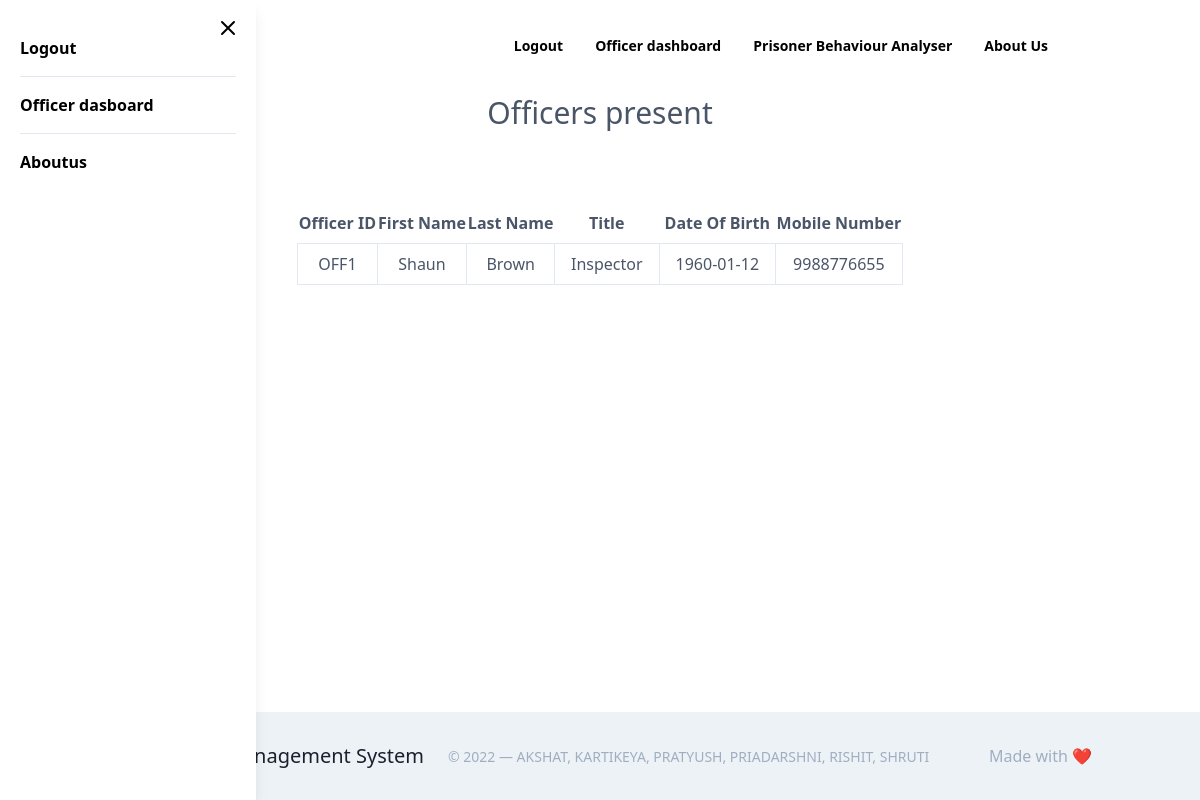
Page /officer_view.php (signed in) on the committed database.
### tables this page shows
CREATE TABLE Officer_phone(
	Officer_phone varchar(10) not null,
    Officer_id int(11)  not null    
);

CREATE TABLE Officer(
	Officer_id int(11) not null AUTO_INCREMENT PRIMARY KEY,
    Officer_uname tinytext not null,
    Officer_pwd longtext not null,
    First_name varchar(25) not null,
    Last_name varchar(25) not null,
    Title varchar(25) not null,
    Date_of_birth date not null
);

### officer_view.php (the view, shortened to what this page needs)
<?php
    require 'header.php';
    $sql="SELECT O.Officer_id,O.First_name,O.Last_name,O.Title,O.Date_of_birth,OP.Officer_phone FROM
    Officer as O INNER JOIN  Officer_phone as OP ON O.Officer_id=OP.Officer_id;";
    $result=mysqli_query($conn,$sql);
    $resultCheck=mysqli_num_rows($result);
    if($resultCheck  > 0){?>
  <section class="text-gray-700 body-font relative">
  <h1 class="text-3xl text-center">
            Officers present
        </h1>
    <div class="container text-center px-5 my-5 mx-auto">
        <div class="flex items-center justify-center bg-gray-50 pt-12 pb-56 px-3 sm:px-6 lg:px-8">
        <table class="table-fixed">
            <thead>
              <tr>
                <th class="w-1/8 px-7 py-2">Officer ID</th>
                <th class="w-1/8 px-7 py-2">First Name</th>
                <th class="w-1/8 px-7 py-2">Last Name</th>
                <th class="w-1/8 px-7 py-2">Title</th>
                <th class="w-1/8 px-7 py-2">Date Of Birth</th>
                <th class="w-1/8 px-7 py-2">Mobile Number</th>
              </tr>
            </thead>
            <tbody>
        <?php
         while($row=mysqli_fetch_assoc($result)){ ?>
              <tr>
                <td class="border px-4 py-2"><?php echo"OFF".$row['Officer_id']."<br>";?></td>
                <td class="border px-4 py-2"><?php echo$row['First_name']."<br>";?></td>
                <td class="border px-4 py-2"><?php echo$row['Last_name']."<br>";?></td>
                <td class="border px-4 py-2"><?php echo$row['Title']."<br>";?></td>
                <td class="border px-4 py-2"><?php echo$row['Date_of_birth']."<br>";?></td>
                <td class="border px-4 py-2"><?php echo$row['Officer_phone']."<br>";?></td>
              </tr>
        <?php }?>
        </tbody>
        </table>
    <?php }
   ?>
    </div>
  </div>
</section>
<footer class="foot">
<?php
 require'footer.php';?>

### officer_view.php (style rules this page uses)
.foot { padding-top:8gi5px; }

### rows in the picture
officer_phone: Officer_id.Officer_id "1", Officer_id.First_name "Shaun", Officer_id.Last_name "Brown", Officer_id.Title "Inspector", Officer_id.Date_of_birth "1960-01-12", Officer_phone "9988776655"
